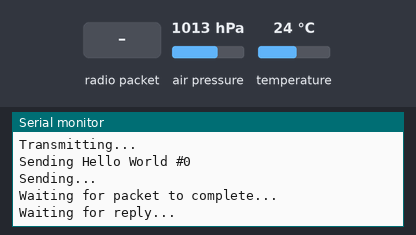
This sketch was run on a simulated Arduino Uno, built with avr-gcc and run on an emulated ATmega328P. Shown: the last lines printed to the serial monitor. The test bench sets the inputs (shaded band); at power-on: air pressure 1013 hPa, temperature 24 °C. No radio packets arrive unless stated.

Above: at 1.9 s.
2.0 s: radio packet "1" arrives
3.5 s: air pressure set to 952 hPa
At 5.0 s:
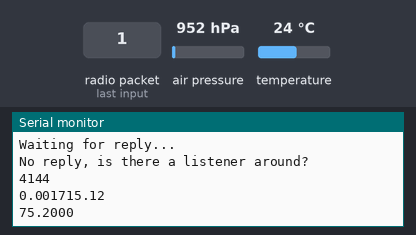
7.7 s: temperature set to 12 °C
At 9.0 s:
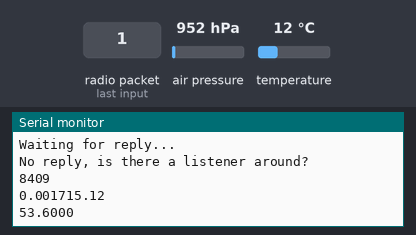
9.2 s: radio packet "0" arrives
10.7 s: temperature set to 41 °C
At 12.5 s:
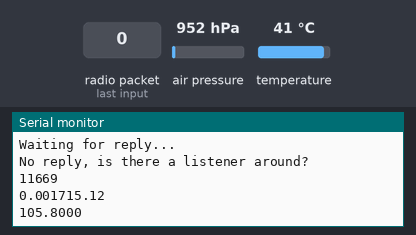
Timing chart, 0 to 14.0 s (numbered marks = the images above; inputs shaded):
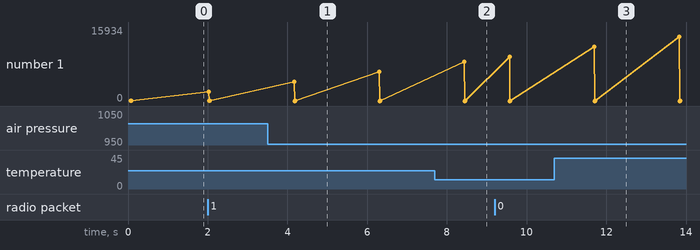

The sketch:

nosd.ino
```cpp
#include <Adafruit_GPS.h>
#include <Adafruit_MCP9808.h>
#include <Adafruit_BMP3XX.h>
#include <Adafruit_MMA8451.h>
#include <Wire.h>
#include <SPI.h>
#include <Adafruit_Sensor.h>
#include <stdio.h>
#include <SD.h>

//barometer
#define BMP_SCK 13
#define BMP_MISO 12
#define BMP_MOSI 11
#define BMP_CS 10

#define SEALEVELPRESSURE_HPA (1013.25)

Adafruit_BMP3XX bmp;

//header files for telemetry
#include <SPI.h>
#include <RH_RF95.h>

//pins for telemetry
#define RFM95_CS 8
#define RFM95_RST 4
#define RFM95_INT 7

// Change to 434.0 or other frequency, must match RX's freq!
#define RF95_FREQ 915.0

// Singleton instance of the radio driver
RH_RF95 rf95(RFM95_CS, RFM95_INT);

int16_t packetnum = 0;  // packet counter, we increment per xmission

//temp
Adafruit_MCP9808 tempsensor = Adafruit_MCP9808();

//accelerometer
Adafruit_MMA8451 mma = Adafruit_MMA8451();

//time
unsigned long start_time = millis();

//to store
//File f;
//connect to the hardware SS pin (10 on arduino, check for the Adafruit Feather Lora)
//int SD_Pin = 10;

void barometer(){
  /*if (!bmp.performReading()){
    Serial.println("pressure failed reading");
    return;
  }*/

  //Serial.print("pressure: ");
  Serial.print(bmp.pressure / 100.0);
  //Serial.println("hPa");
  //Serial.print("approx. alt: ");
  Serial.println(bmp.readAltitude(SEALEVELPRESSURE_HPA)*3.28);
  //Serial.println("ft");

}

void temp(){
 tempsensor.wake();

 float f = tempsensor.readTempF();

 Serial.println(f, 4);
 //Serial.println("F");

  tempsensor.shutdown_wake(1);
}

void accel(){
  mma.read();
  sensors_event_t event;
  mma.getEvent(&event);

  Serial.print("X:"); Serial.print(event.acceleration.x);
  Serial.print("  Y:"); Serial.print(event.acceleration.y);
  Serial.print("  Z:"); Serial.println(event.acceleration.z);
}

//telemetry
void send_dat(){
  //telemetry code (insert the actual data to be send int he radiopacket variable
  delay(1000); // Wait 1 second between transmits, could also 'sleep' here!
  Serial.println("Transmitting..."); // Send a message to rf95_server

  char radiopacket[20] = "Hello World #      ";
  itoa(packetnum++, radiopacket+13, 10);
  Serial.print("Sending "); Serial.println(radiopacket);
  radiopacket[19] = 0;

  Serial.println("Sending...");
  delay(10);
  rf95.send((uint8_t *)radiopacket, 20);

  Serial.println("Waiting for packet to complete...");
  delay(10);
  rf95.waitPacketSent();
  // Now wait for a reply
  uint8_t buf[RH_RF95_MAX_MESSAGE_LEN];
  uint8_t len = sizeof(buf);

  Serial.println("Waiting for reply...");
  if (rf95.waitAvailableTimeout(1000))
  {
    // Should be a reply message for us now
    if (rf95.recv(buf, &len))
   {
      Serial.print("Got reply: ");
      Serial.println((char*)buf);
      Serial.print("RSSI: ");
      Serial.println(rf95.lastRssi(), DEC);
    }
    else
    {
      Serial.println("Receive failed");
    }
  }
  else
  {
    Serial.println("No reply, is there a listener around?");
  }
}

void setup() {
  // put your setup code here, to run once:
  Serial.begin(9600);

  while(!Serial);

//temp
  if(!tempsensor.begin(0x18)){
    Serial.println("tempsensor not found");
    while(1);
  }

//pressure
    if(!bmp.begin()){
    Serial.println("barometer not found");
    while(1);

    }

  bmp.setTemperatureOversampling(BMP3_OVERSAMPLING_8X);
  bmp.setPressureOversampling(BMP3_OVERSAMPLING_4X);
  bmp.setIIRFilterCoeff(BMP3_IIR_FILTER_COEFF_3);

 //accelerometer
  if(!mma.begin()){
    Serial.println("accel not found");
    while(1);
  }

  mma.setRange(MMA8451_RANGE_2_G);

  //for telemetry
  pinMode(RFM95_RST, OUTPUT);
  digitalWrite(RFM95_RST, HIGH);

  // manual reset
  digitalWrite(RFM95_RST, LOW);
  delay(10);
  digitalWrite(RFM95_RST, HIGH);
  delay(10);

    while (!rf95.init()) {
    Serial.println("LoRa radio init failed");
    while (1);
  }
  Serial.println("LoRa radio init OK!");

  // Defaults after init are 434.0MHz, modulation GFSK_Rb250Fd250, +13dbM
  if (!rf95.setFrequency(RF95_FREQ)) {
    Serial.println("setFrequency failed");
    while (1);
  }
  Serial.print("Set Freq to: "); Serial.println(RF95_FREQ);

  rf95.setTxPower(23, false);

  delay(0.01);

}


void loop() {
  // put your main code here, to run repeatedly:

  Serial.println(millis()-start_time);
  barometer();
  temp();

  //telemetry
  send_dat();

  delay(10);

}
```

Measured:
- after the input at 3.5 s, the serial monitor: prints a new line after 0.68 s (image 1)
- after the input at 7.7 s, the serial monitor: prints a new line after 0.76 s (image 2)
- after the input at 10.7 s, the serial monitor: prints a new line after 1.0 s (image 3)
- plotted number 1: 75.2 → 53.6 after the input at 7.7 s, 53.6 → 105.8 after the input at 10.7 s
